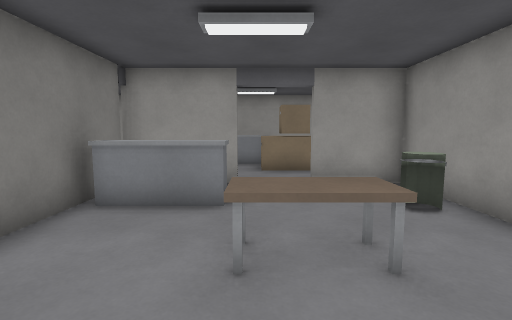
View 1 (above)

18 first-person views from a walk through a Godot game level. The camera is 1.4 m above the floor, tilts 6° down and sees 85° across. The floor is counted in squares, 1 m on a side. Each view is taken from the middle of a square. On the plan, view 1 faces up. The plan holds only what a view shows up to about 14 squares ahead; the rest is blank.

View 2
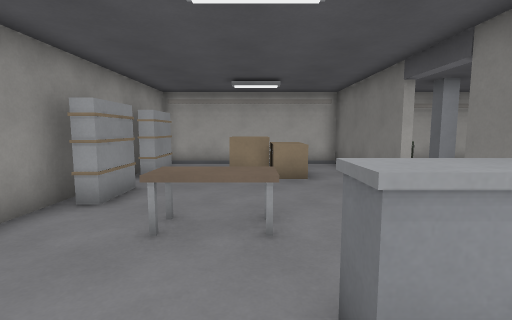

View 3
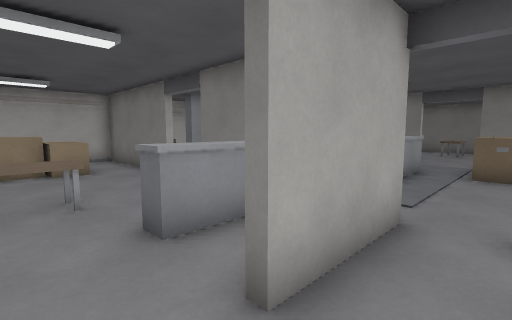

View 4
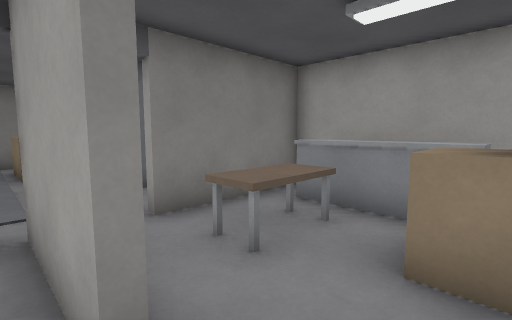

View 5
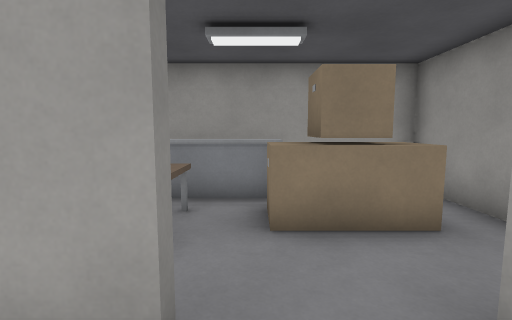

View 6
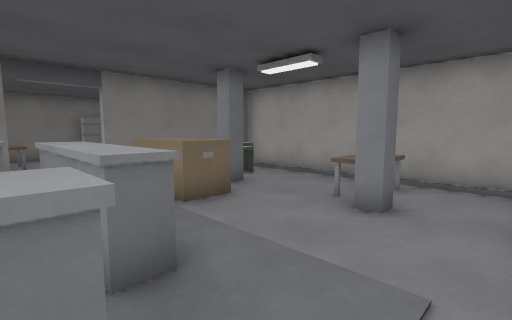

View 7
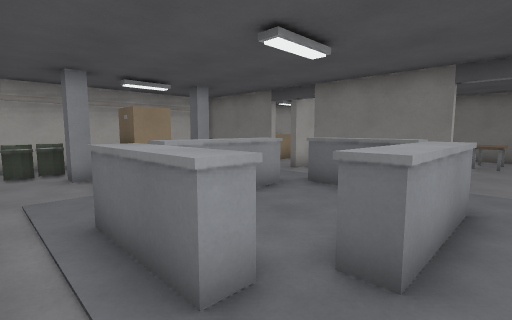

View 8
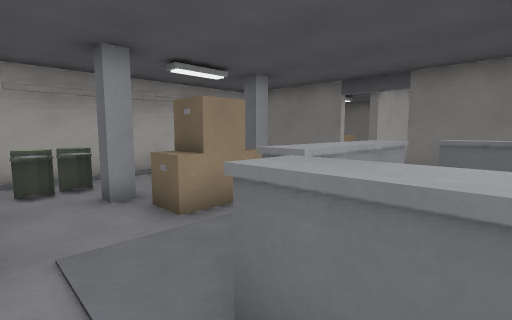

View 9
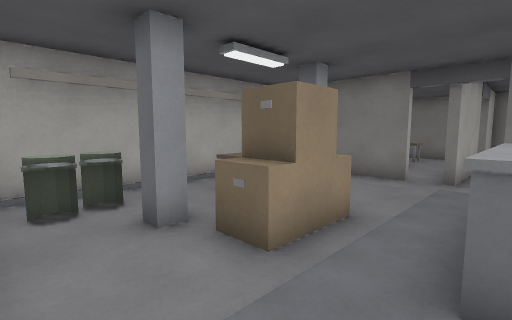

View 10
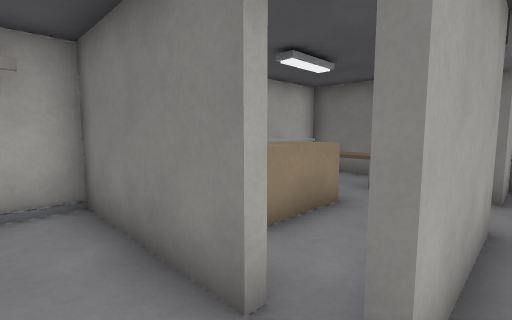

View 11
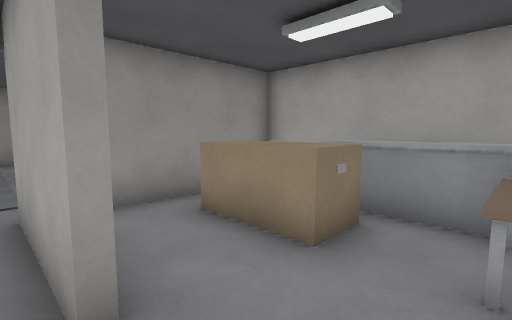

View 12
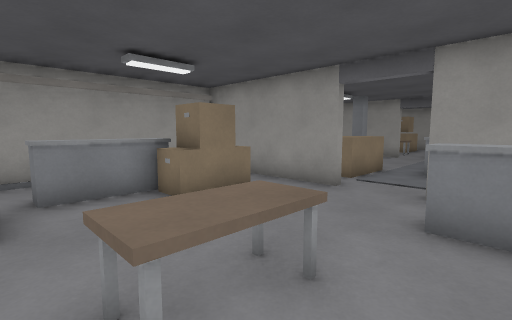

View 13
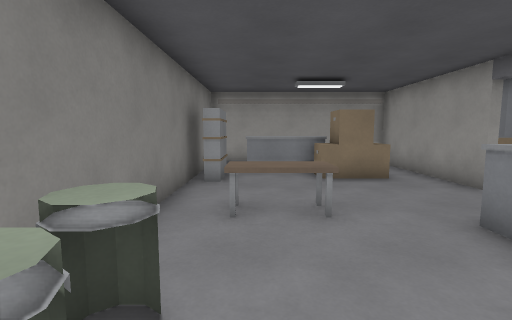

View 14
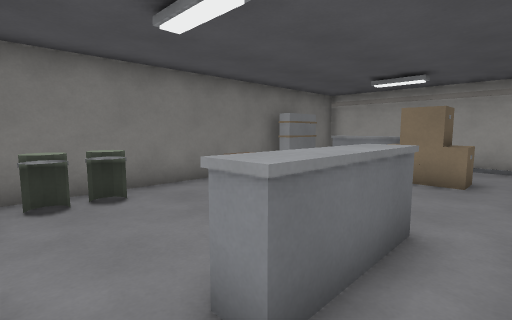

View 15
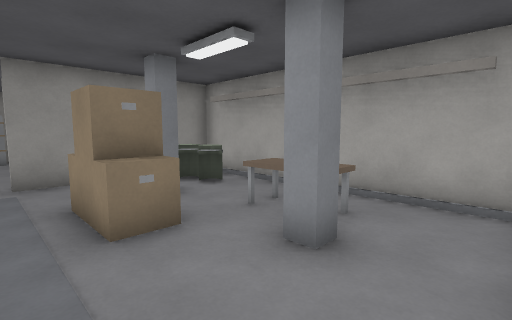

View 16
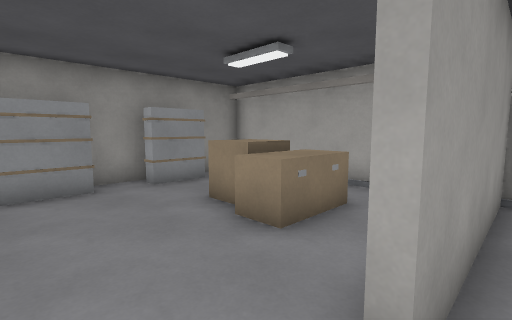

View 17
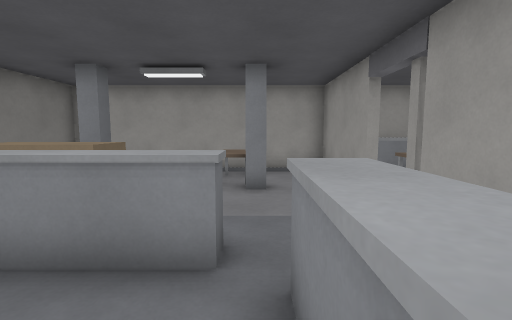

View 18
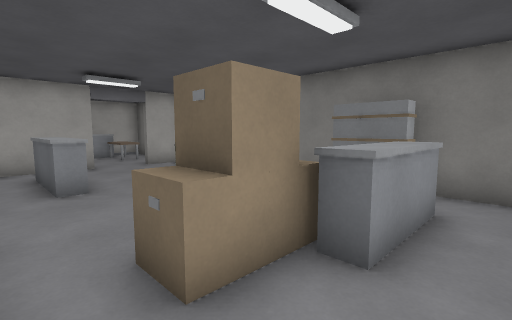

### Floor plan
Key: @ floor where view 1 was taken; # wall or solid block; . floor; ^ raised ledge; C crate; B barrel; P pillar; O other object.
Columns run from 20 left of view 1 to 4 right of it. Each row starts with its distance up from view 1.
 13 #########################
 12 #.......#....^^..#^^^   #
 11 #.^^^...#B...^^..#^.CCC.#
 10 ##^.CCC.#.P...P..#^^CCC.#
  9 #O..CC..#CCC.....#^.....
  8 #.......#CCC...........
  7 #................###..###
  6 #.^^.......^^^...#....  #
  5 #.....^.#^.....^.#^^...B#
  4 #.....^.#^.....^.#......#
  3 #B....^.#^.....^.#..^^..#
  2 #B......#..^^^.........##
  1 #......................O#
  0 ###..###....CC...#..@..##
 -1 #......##...CC...#.C...##
 -2 #.^.CCC##.P...P..#.CCC.O#
 -3 #.^.CCC##.^^^..B.#.C   ##
 -4 #.^^^^.##.....BB.#.. ...#
 -5 #########################

Positions as (right, up) in squares from view 1, and headings:
1: (0, 0), facing up
2: (0, 7), facing down
3: (1, 9), facing down-left
4: (1, 7), facing up-left
5: (0, 6), facing up
6: (-4, 5), facing up-left
7: (-4, 7), facing down-left
8: (-4, 4), facing down-left
9: (-4, 2), facing down-left
10: (-11, 1), facing down-left
11: (-18, 1), facing down-right
12: (-19, 4), facing up-right
13: (-18, 1), facing up
14: (-13, 1), facing up-left
15: (-12, 1), facing down-right
16: (-4, 2), facing down-right
17: (-6, 3), facing up
18: (-13, 12), facing down-left
